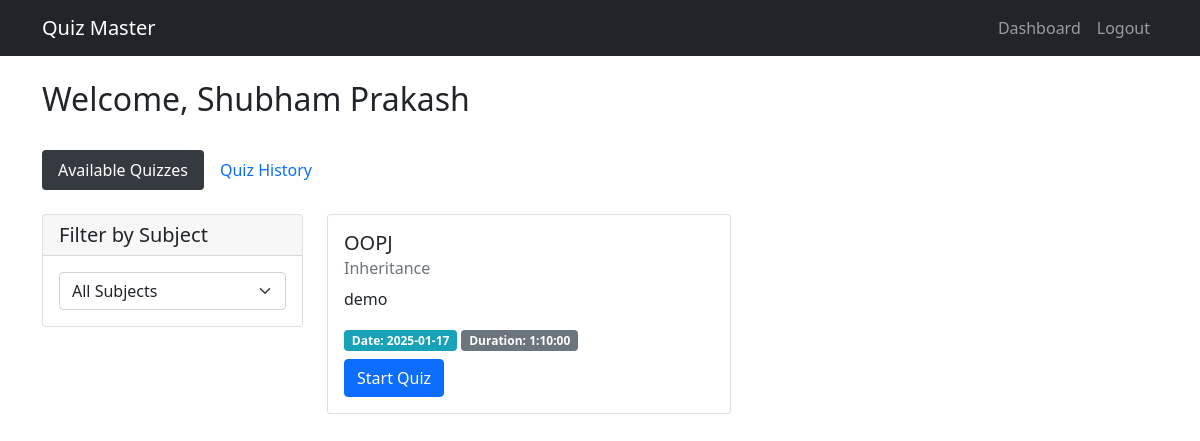
Page /dashboard (signed in) on the committed database.
### models/models.py (models this page shows)
class User(UserMixin, db.Model):
    id = db.Column(db.Integer, primary_key=True)
    username = db.Column(db.String(120), unique=True, nullable=False)
    password = db.Column(db.String(200), nullable=False)
    full_name = db.Column(db.String(100), nullable=False)
    qualification = db.Column(db.String(100))
    dob = db.Column(db.Date)
    is_admin = db.Column(db.Boolean, default=False)
    quiz_scores = db.relationship('Score', backref='user', lazy=True)

class Quiz(db.Model):
    id = db.Column(db.Integer, primary_key=True)
    chapter_id = db.Column(db.Integer, db.ForeignKey('chapter.id'), nullable=False)
    date_of_quiz = db.Column(db.Date, nullable=False)
    time_duration = db.Column(db.Interval, nullable=False)
    remarks = db.Column(db.Text)
    questions = db.relationship('Question', backref='quiz', cascade='all, delete-orphan', lazy=True)
    scores = db.relationship('Score', backref='quiz', cascade='all, delete-orphan', lazy=True)

class Subject(db.Model):
    id = db.Column(db.Integer, primary_key=True)
    name = db.Column(db.String(100), nullable=False)
    description = db.Column(db.Text)
    chapters = db.relationship('Chapter', backref='subject', cascade='all, delete-orphan', lazy=True)

class Chapter(db.Model):
    id = db.Column(db.Integer, primary_key=True)
    name = db.Column(db.String(100), nullable=False)
    description = db.Column(db.Text)
    subject_id = db.Column(db.Integer, db.ForeignKey('subject.id'), nullable=False)
    quizzes = db.relationship('Quiz', backref='chapter', cascade='all, delete-orphan', lazy=True)

### controllers/user.py (the view)
@user.route('/')
@user.route('/dashboard')
@login_required
def dashboard():
    if current_user.is_admin:
        return redirect(url_for('admin.dashboard'))
    available_quizzes = Quiz.query.filter(
        Quiz.date_of_quiz >= datetime.utcnow().date()
    ).order_by(Quiz.date_of_quiz).all()
    past_attempts = Score.query.filter_by(
        user_id=current_user.id
    ).order_by(desc(Score.time_stamp_of_attempt)).all()
    subjects = Subject.query.all()
    return render_template('user/dashboard.html',
                         available_quizzes=available_quizzes,
                         past_attempts=past_attempts,
                         subjects=subjects)

### app.py (called while the page is built)
@login_manager.user_loader
def load_user(user_id):
    return User.query.get(int(user_id))

### templates/user/dashboard.html (shortened to what this page needs)
{% extends "base.html" %}
{% block content %}
<div class="row mb-4">
    <div class="col">
        <h2>Welcome, {{ current_user.full_name }}</h2>
    </div>
</div>
<ul class="nav nav-pills mb-4">
    <li class="nav-item">
        <a class="nav-link active" id="available-tab" data-bs-toggle="pill" href="#available">Available Quizzes</a>
    </li>
    <li class="nav-item">
        <a class="nav-link" id="history-tab" data-bs-toggle="pill" href="#history">Quiz History</a>
    </li>
</ul>
<div class="tab-content">
    <div class="tab-pane fade show active" id="available">
        <div class="row">
            <div class="col-md-3 mb-4">
                <div class="card">
                    <div class="card-header">
                        <h5 class="mb-0">Filter by Subject</h5>
                    </div>
                    <div class="card-body">
                        <select class="form-select" id="subjectFilter">
                            <option value="">All Subjects</option>
                        </select>
                    </div>
                </div>
            </div>
            <div class="col-md-9">
                <div class="row">
                    {% for quiz in available_quizzes %}
                        <div class="col-md-6 mb-4">
                            <div class="card quiz-card">
                                <div class="card-body">
                                    <h5 class="card-title">{{ quiz.chapter.subject.name }}</h5>
                                    <h6 class="card-subtitle mb-2 text-muted">{{ quiz.chapter.name }}</h6>
                                    <p class="card-text">{{ quiz.remarks }}</p>
                                    <div class="mb-2">
                                        <span class="badge badge-upcoming">Date: {{ quiz.date_of_quiz.strftime('%Y-%m-%d') }}</span>
                                        <span class="badge bg-secondary">Duration: {{ quiz.time_duration }}</span>
                                    </div>
                                    <a href="{{ url_for('user.start_quiz', quiz_id=quiz.id) }}" class="btn btn-primary">Start Quiz</a>
                                </div>
                            </div>
                        </div>
                    {% else %}
                        <div class="col">
                            <div class="alert alert-info">No quizzes available at the moment.</div>
                        </div>
                    {% endfor %}
                </div>
            </div>
        </div>
    </div>
</div>
{% endblock %}

### static/css/style.css (style rules this page uses)
.quiz-card { transition: transform 0.2s; height: 100%; }
.nav-pills .nav-link.active { background-color: #343a40; }
.badge-upcoming { background-color: #17a2b8; }

### rows in the picture
User: full_name "Shubham Prakash"
Quiz: chapter.subject.name "OOPJ", chapter.name "Inheritance", remarks "demo", date_of_quiz "2025-01-17", time_duration "1:10:00"
